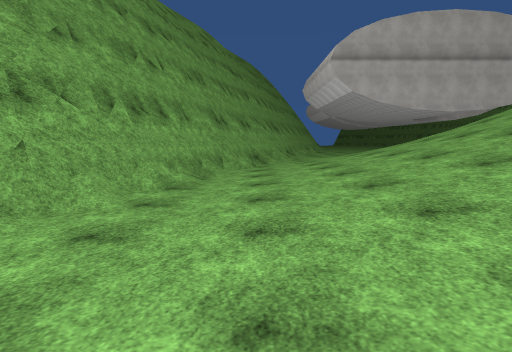
[1] (above)

18 first-person views from a walk through a Unity game level. The camera is 1.4 m above the floor, tilts 6° down and sees 75° across. The floor is counted in squares, 2 m on a side. Each view is taken from the middle of a square. On the plan, view 1 faces up. The plan holds only what a view shows up to about 10 squares ahead; the rest is blank. The place goes on beyond the plan. The player character is not drawn. Surface patterns are stand-ins for the level's own textures.

[2]
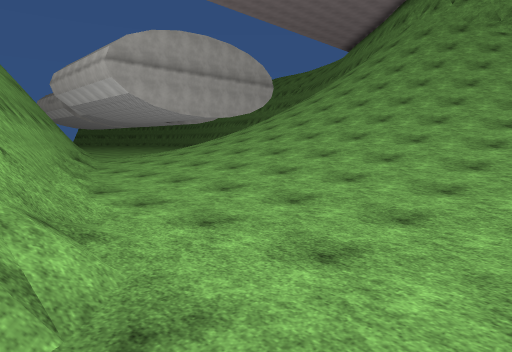

[3]
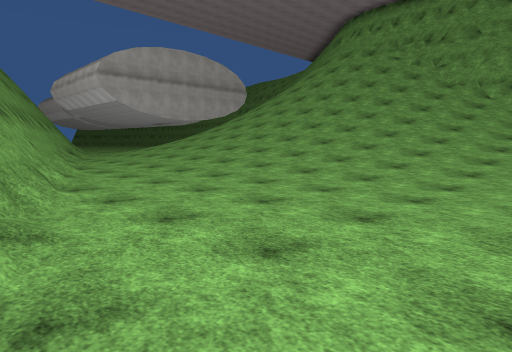

[4]
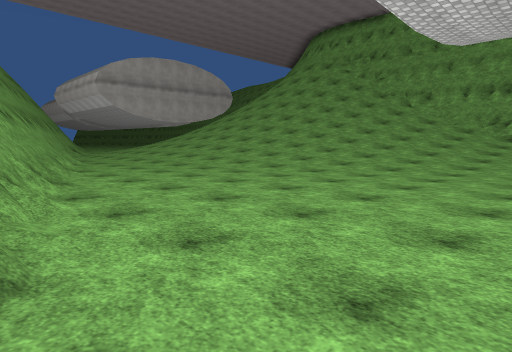

[5]
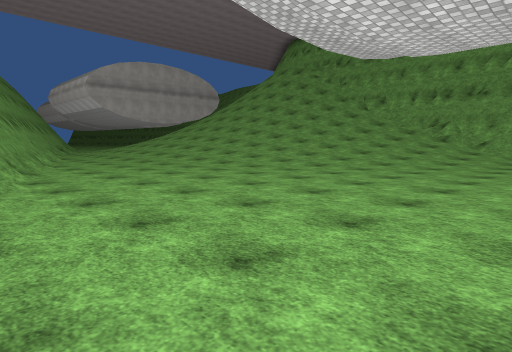

[6]
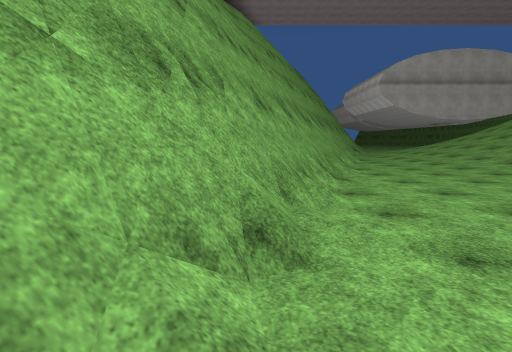

[7]
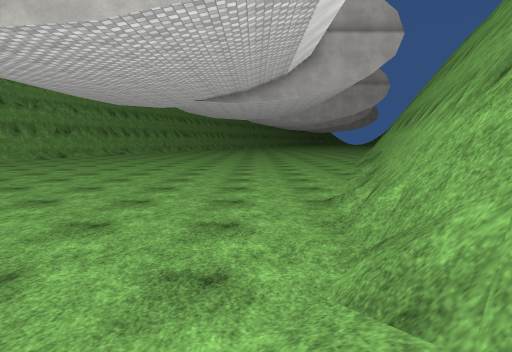

[8]
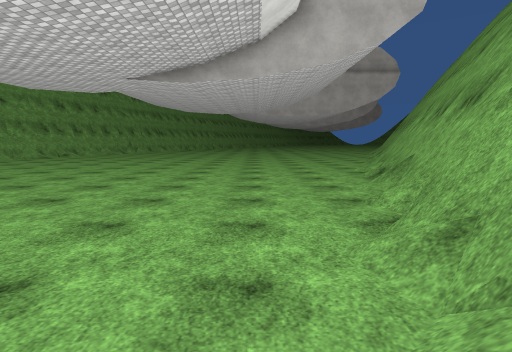

[9]
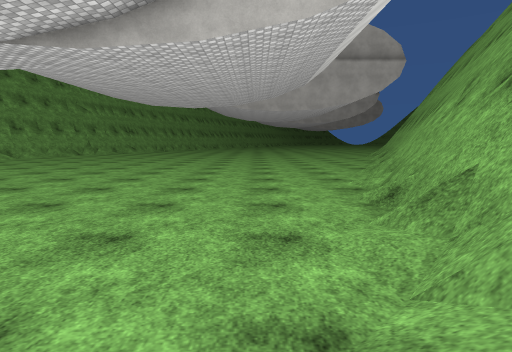

[10]
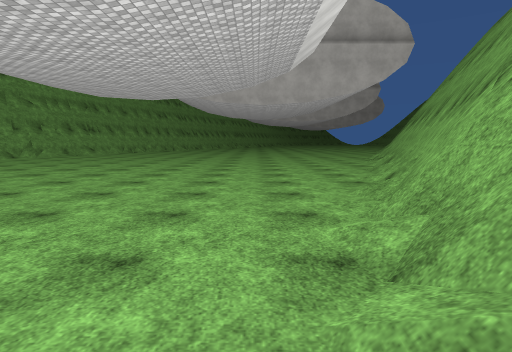

[11]
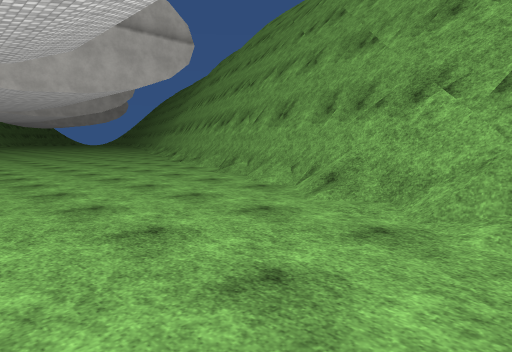

[12]
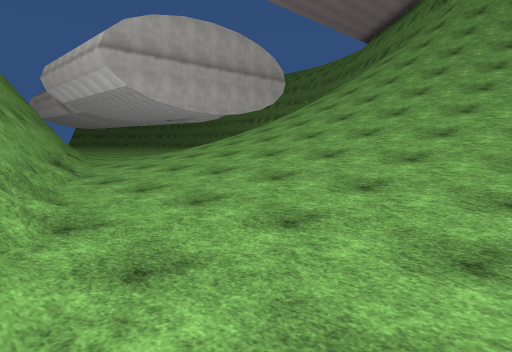

[13]
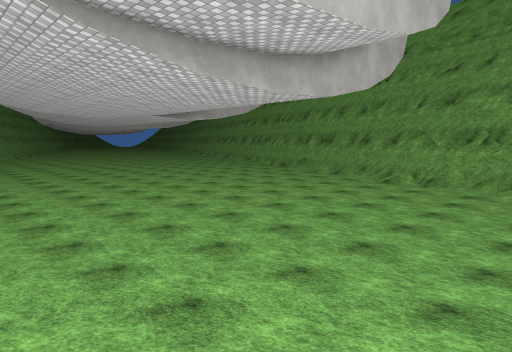

[14]
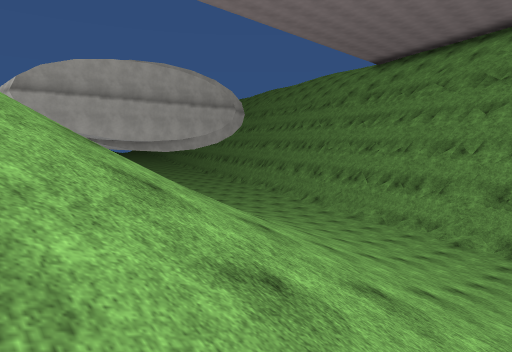

[15]
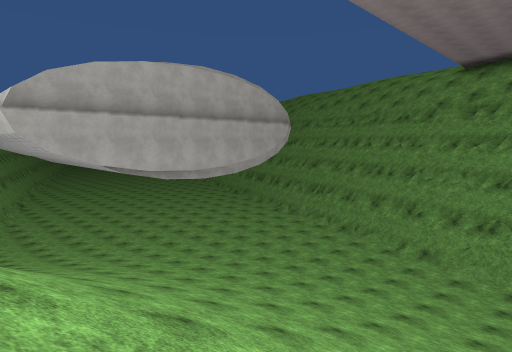

[16]
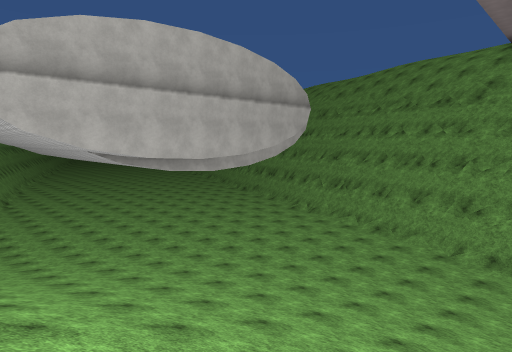

[17]
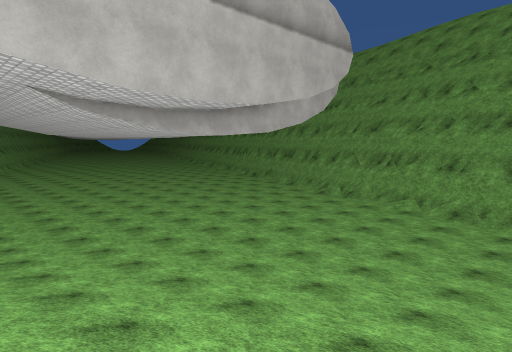

[18]
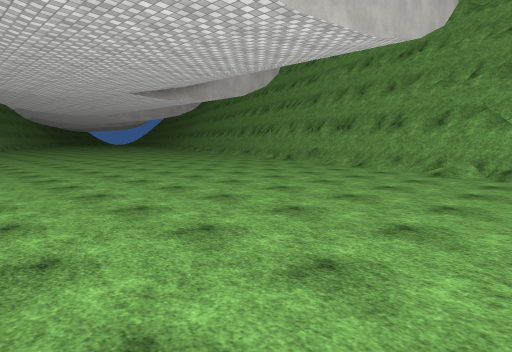

### Floor plan
Key: @ floor where view 1 was taken; # wall or solid block; . main floor; : floor 0.5 m higher than the main floor; / step, stairs or slope.
Columns run from 12 left of view 1 to 10 right of it. Each row starts with its distance up from view 1.
 11            ##.//  /// /
 10            #///////////
  9            #///////////
  8           ##.//////////
  7           #:./////////
  6           #/./////////
  5          ##../////////
  4          #:../////////
  3          #/../////////
  2         ##/../////////
  1         ##...////////
  0         #...@////////
 -1        ##.....///////
 -2        #/.....///////
 -3        #/.....//////
 -4       ##.......//////
 -5       #/......../////
 -6      ##/.........////
 -7      ##...........//
 -8      #/.............
 -9      #/...........
-10     ##............
-11     #/...........
-12     #/...........
-13    ##............
-14    #:...........
-15    ##..........
-16   ##...........
-17   #/.........
-18  ##/..........
-19  ##...........
-20  #/.........
-21  #...........
-22 ##...........
-23   .....
-24    ....
-25     ..

Where each view was taken, in squares from view 1:
view 1: 0 up, 0 right, facing up
view 2: 0 up, 3 left, facing up-right
view 3: 4 down, 4 left, facing up-right
view 4: 7 down, 5 left, facing up-right
view 5: 9 down, 5 left, facing up-right
view 6: 7 down, 5 left, facing up
view 7: 2 down, 4 left, facing down
view 8: 6 down, 5 left, facing down
view 9: 9 down, 6 left, facing down
view 10: 12 down, 7 left, facing down
view 11: 14 down, 5 left, facing down-left
view 12: 2 up, 2 left, facing up-right
view 13: 2 down, 5 right, facing down-left
view 14: 11 up, 10 right, facing down-left
view 15: 6 up, 9 right, facing down-left
view 16: 4 up, 8 right, facing down-left
view 17: 1 up, 6 right, facing down-left
view 18: 4 down, 3 right, facing down-left
